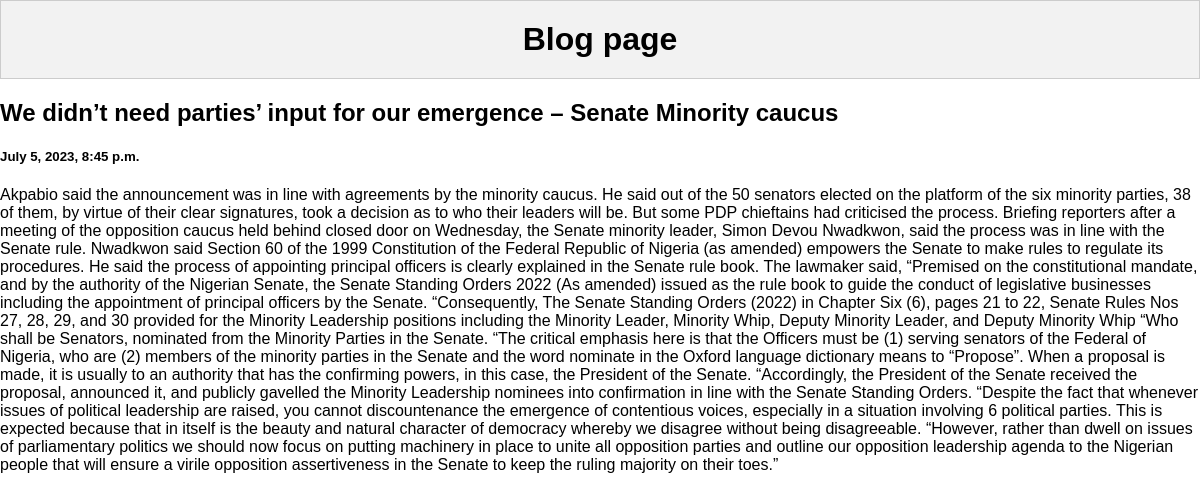
The app's page /posts/5 with its own data.
### posts/models.py (models this page shows)
class Post(models.Model):
    Headline = models.CharField(max_length=255)
    Description = models.CharField(max_length=1000000000)
    Date_Posted = models.DateTimeField(default = datetime.now(), blank= True)

### posts/views.py (the view)
# urls.py: path('', include('posts.urls')),
def posts(requests, pk):
    posts = Post.objects.get( id=pk )
    return render(requests, 'posts.html', {'news':posts})

### templates/posts.html (shortened to what this page needs)
{% load static %}
<!DOCTYPE html>
<html lang="en">
<head>
	<link rel="stylesheet" href="{% static 'style.css' %}">
</head>
<body>
	<div class="main-header">
        <h1>Blog page</h1>
    </div>
	<div class="row">
		<div class="leftcolumn">
			<div class="card">
					<h2>{{ news.Headline }}</h2>
					<h5>{{ news.Date_Posted }}</h5>
					<p>{{ news.Description }}</p>
			</div>
		</div>
	</div>
</body>
</html>

### static/style.css (style rules this page uses)
body { margin: 0; padding: 0; font-family: Arial, sans-serif; }
.main-header { background-color: #f2f2f2; padding: 20px; border: 1px solid #ccc; margin-bottom: 20px; text-align: center; }
.main-header h1 { margin: 0; }

### records on screen
Post: Headline "We didn’t need parties’ input for our emergence – Senate Minority caucus", Date_Posted "July 5, 2023, 8:45 p.m.", Description "Akpabio said the announcement was in line with agreements by the minority caucus. He said out of the 50 senators elected on the platform of the six minority parties, 38 of them, by virtue of their clear signatures, took a decision as to who their leaders will be. But some PDP chieftains had criticised the process. Briefing reporters after a meeting of the opposition caucus held behind closed door on Wednesday, the Senate minority leader, Simon Devou Nwadkwon, said the process was in line with the Senate rule. Nwadkwon said Section 60 of the 1999 Constitution of the Federal Republic of Nigeria (as amended) empowers the Senate to make rules to regulate its procedures. He said the process of…"
